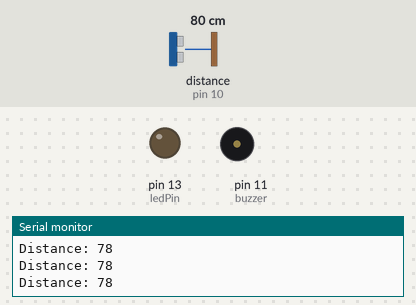
Recording of a sketch running on a simulated Arduino Uno, built with avr-gcc and run on an emulated ATmega328P. Parts: output pins drawn as LEDs (lit = HIGH), buzzer (waves = sounding, pin HIGH), the last lines printed to the serial monitor. Wiring (inferred from the names in the program): ultrasonic range finder: trigger pin 9; echo pin 10. Inputs (shaded band) come from the test bench; at power-on: distance to the obstacle (sensor on pin 10) 80 cm. The echo pulse lasts 58.3 µs per cm; pins used as bus, display or sensor lines are not drawn.

Above: at 1.2 s.
1.3 s: distance to the obstacle (sensor on pin 10) set to 66 cm
2.8 s: distance to the obstacle (sensor on pin 10) set to 59 cm
At 2.91 s:
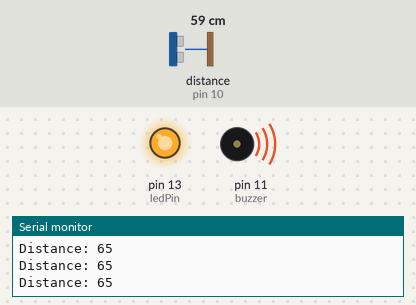
5.8 s: distance to the obstacle (sensor on pin 10) set to 250 cm
At 5.94 s:
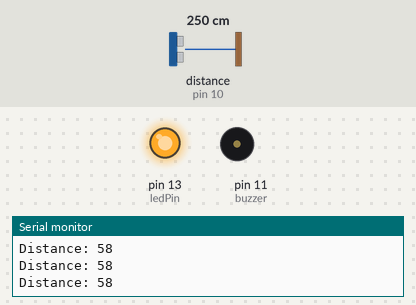
7.5 s: distance to the obstacle (sensor on pin 10) set to 60 cm
At 7.61 s:
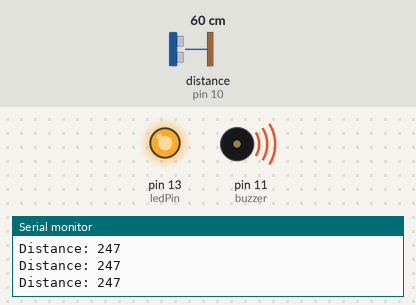
Timing chart, 0 to 11.5 s (numbered marks = the images above; inputs shaded):
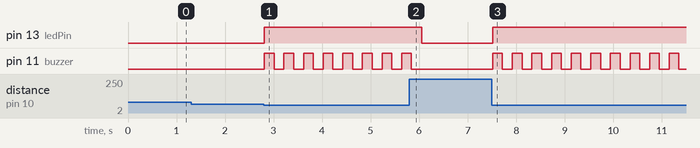

Measured:
- the behaviour switches between 62 and 61 cm on distance to the obstacle (sensor on pin 10) (found by bisection; images 0 and 1)
- after the input at 2.8 s, pin 13 (ledPin): LOW → HIGH at once; pin 11 (buzzer): alternates HIGH for 0.20 s and LOW for 0.20 s, starting at once
- after the input at 5.8 s, pin 13 (ledPin): HIGH → LOW after 0.25 s; pin 11 (buzzer): goes on until 5.8 s, then stays LOW
- after the input at 7.5 s, pin 13 (ledPin): LOW → HIGH at once; pin 11 (buzzer): alternates HIGH for 0.20 s and LOW for 0.20 s, starting at once

The sketch:

smart-walking-stick.ino
```cpp
// defines pin numbers
const int trigPin = 9;
const int echoPin = 10;
const int buzzer = 11;
const int ledPin = 13;

// defines variables
long duration;
int distance;

void setup() {
  pinMode(trigPin, OUTPUT); // Sets the trigPin as an Output
  pinMode(echoPin, INPUT); // Sets the echoPin as an Input
  pinMode(buzzer, OUTPUT);
  pinMode(ledPin, OUTPUT);
  Serial.begin(9600); // Starts the serial communication
}

void loop() {
  // Clears the trigPin
  digitalWrite(trigPin, LOW);
  delayMicroseconds(2);

  // Sets the trigPin on HIGH state for 10 microseconds
  digitalWrite(trigPin, HIGH);
  delayMicroseconds(10);
  digitalWrite(trigPin, LOW);

  // Reads the echoPin, returns the sound wave travel time in microseconds
  duration = pulseIn(echoPin, HIGH);

  // Calculating the distance
  distance = duration * 0.034 / 2;

  // Buzzer and LED feedback based on distance
  if (distance <= 20) {
    // Continuous beep for objects closer than 20 cm
    digitalWrite(buzzer, HIGH);
    digitalWrite(ledPin, HIGH);
  } else if (distance <= 40) {
    // Faster beeps for objects between 20 and 40 cm
    digitalWrite(ledPin, HIGH);
    digitalWrite(buzzer, HIGH);
    delay(100); // Short delay for faster beeps
    digitalWrite(buzzer, LOW);
    delay(100);
  } else if (distance <= 60) {
    // Slower beeps for objects between 40 and 60 cm
    digitalWrite(ledPin, HIGH);
    digitalWrite(buzzer, HIGH);
    delay(200); // Longer delay for slower beeps
    digitalWrite(buzzer, LOW);
    delay(200);
  } else {
    // No beep and LED off for safe distance
    digitalWrite(buzzer, LOW);
    digitalWrite(ledPin, LOW);
  }

  // Prints the distance on the Serial Monitor
  Serial.print("Distance: ");
  Serial.println(distance);
}
```
